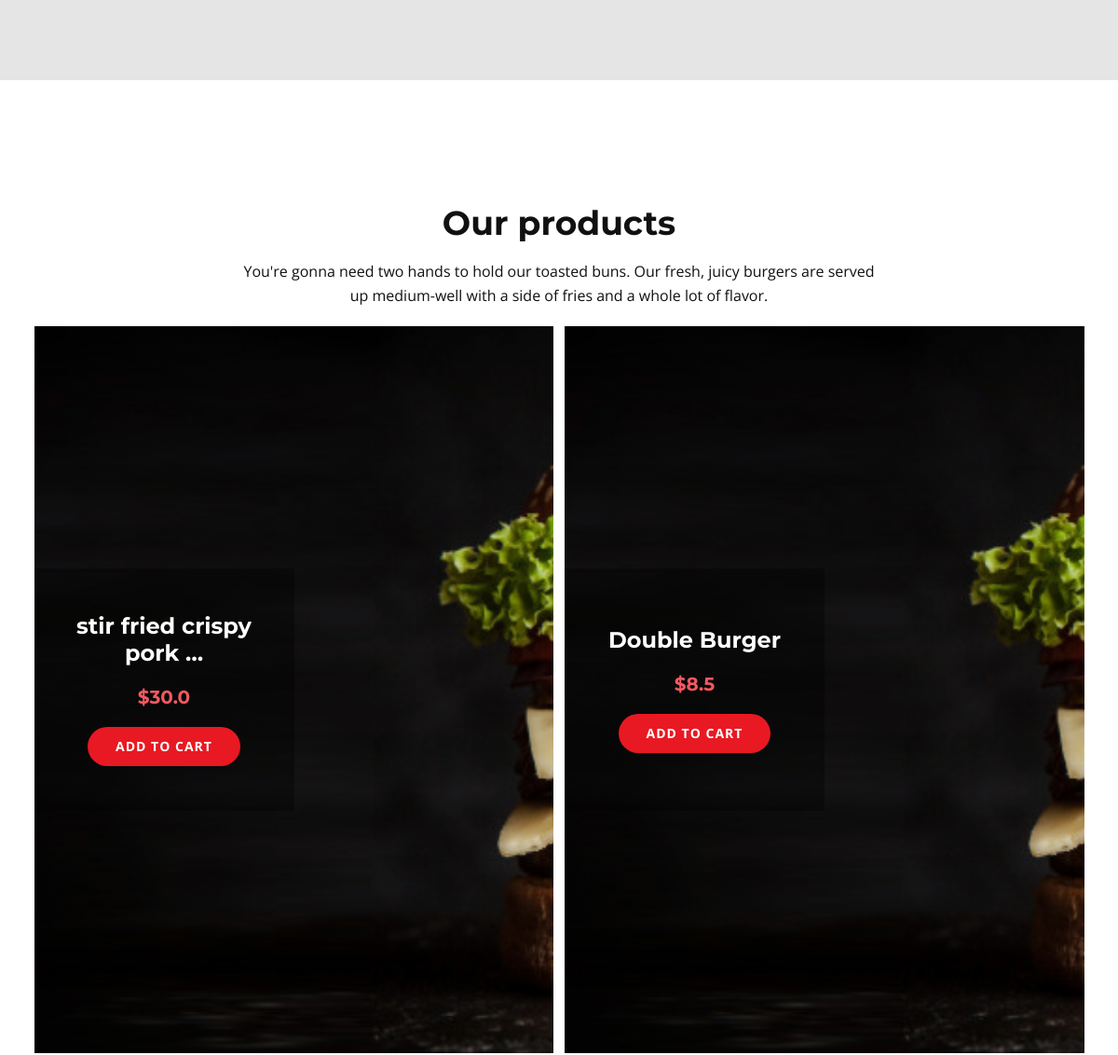
The app's page / (middle part), older data.
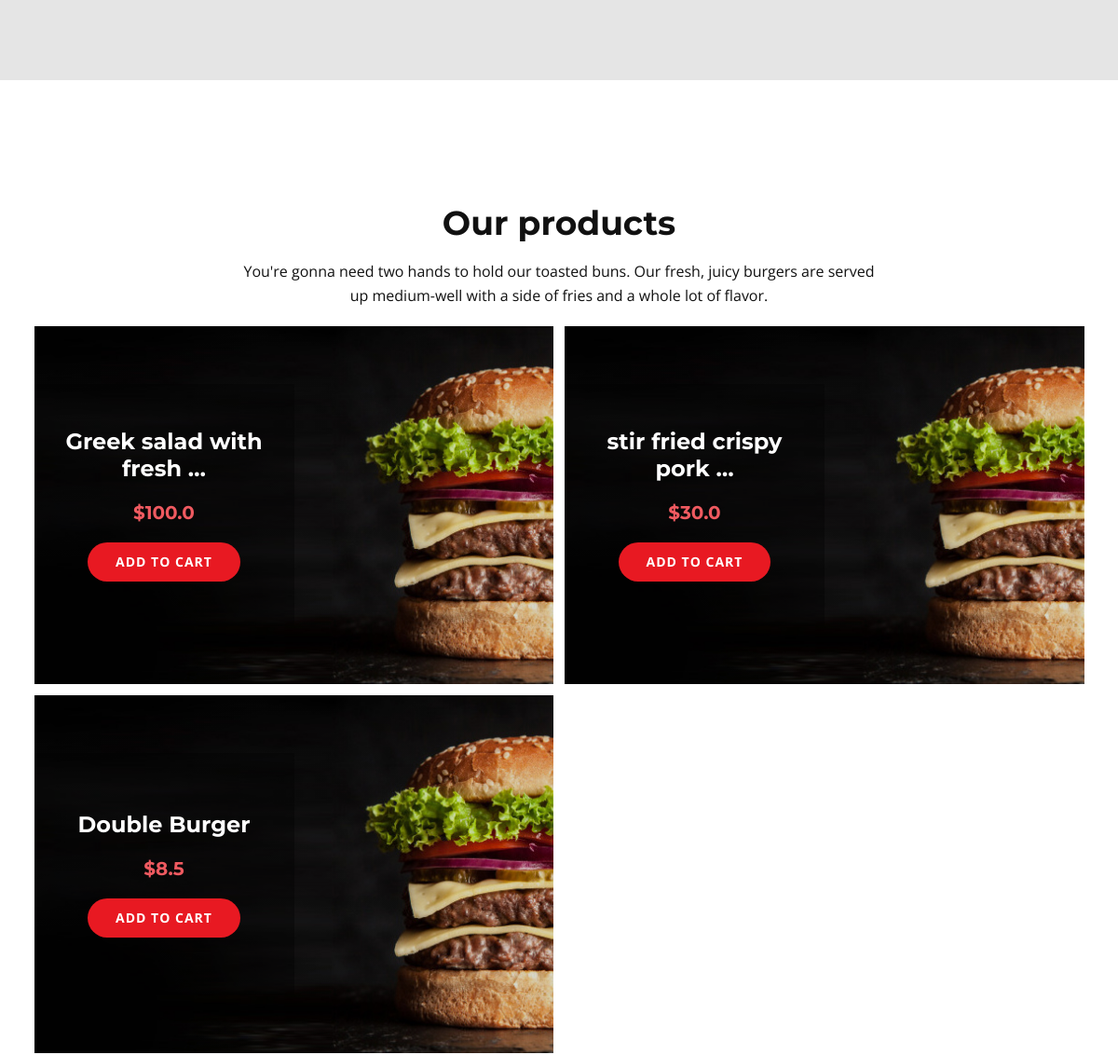
The same page, newer data.
### restaurant/models.py (models this page shows, shortened)
class Product(models.Model):
    name = models.CharField(max_length=220, null=True, blank=True)
    price = models.FloatField(default=0, null=True, blank=True)
    description = models.TextField()
    image = models.ImageField(upload_to='products')
    date_added = models.DateTimeField(auto_now_add=True)
    def get_add_to_cart_url(self):
        return reverse('add-to-cart', kwargs={'pk': self.pk})

### restaurant/views.py (the view)
# urls.py: path("", product_view.index, name="home"),
def index(request):
    products = Product.objects.all().order_by("-id")
    context = {
        "products": products
    }
    return render(request, "restaurant/Home.html", context)

### restaurant/templates/restaurant/Home.html (shortened to what this page needs)
<!DOCTYPE html>{% load static %}{% load humanize %}
<html style="font-size: 16px;" lang="en">
<head>
    <link rel="stylesheet" href="{% static 'css/main.css' %}" media="screen">
    <link rel="stylesheet" href="{% static 'css/Home.css' %}" media="screen">
</head>
<body class="u-body u-xl-mode" data-lang="en">
<section class="u-clearfix u-grey-10 u-section-4" id="carousel_a2bd">
</section>
<section class="u-align-center u-clearfix u-section-6" id="carousel_b442" style="margin-bottom: 2rem">
    <div class="u-clearfix u-sheet u-valign-middle u-sheet-1">
        <h2 class="u-text u-text-default u-text-1">Our products</h2>
        <p class="u-text u-text-2">You're gonna need two hands to hold our toasted buns. Our fresh, juicy burgers are
            served up medium-well with a side of fries and a whole lot of flavor.</p>
        <div class="u-list u-list-1">
            <div class="u-repeater u-repeater-1">
                {% for product in products %}
                <div class="u-align-right u-container-style u-image u-list-item u-repeater-item u-shading u-video-cover u-image-12"
                     data-image-width="996" data-image-height="389">
                    <div class="u-container-layout u-similar-container u-valign-middle-lg u-valign-middle-md u-valign-middle-sm u-valign-middle-xl u-container-layout-1">
                        <div class="u-align-center u-black u-container-style u-group u-opacity u-opacity-35 u-video-cover u-group-1">
                            <div class="u-container-layout u-valign-middle u-container-layout-2">
                                <h4 class="u-text u-text-3">{{product.name|safe|truncatewords:4}}</h4>
                                <h6 class="u-text u-text-palette-2-light-1 u-text-4">${{product.price}}</h6>
                                <button data-href='{{ product.get_add_to_cart_url }}' role="button"
                                   class="u-active-palette-2-light-1 add-btn u-border-none u-btn u-btn-round u-button-style u-hover-palette-2-light-1 u-palette-2-base u-radius-50 u-btn-1">
                                    add to cart</button>
                            </div>
                        </div>
                    </div>
                </div>
                {% endfor %}
            </div>
        </div>
    </div>
</section>
</body>
</html>

Row changes from the older to the newer data that the page shows:
added Product: name "Greek salad with fresh …", price "100.0"
